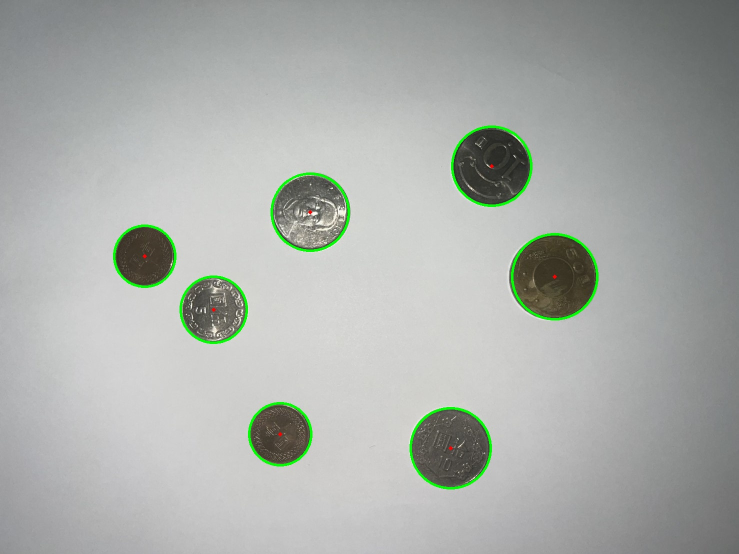
#> input picture coin_result_circles.jpg, 1477 x 1108 px (shown at 1/2 size); its folder holds only this picture in this run
$ python coin_detector_commented.py --image coin_result_circles.jpg
#> lines starting #> are read from the running program, lines starting #| are printed output that depends on the picture; after the words box and inside, x2 and y2 are one past the last pixel; in counts of white or black regions, pixels touching at a corner belong together
#!/usr/bin/env python3
# -*- coding: utf-8 -*-
"""
硬幣偵測與分類系統 (適用台灣 1 / 5 / 10 / 50 元硬幣)
-------------------------------------------------
流程：
1. 使用 HoughCircles 偵測影像中的圓形（硬幣輪廓）
2. 擷取每個圓形區域的特徵（半徑、平均色相、飽和度）
3. 以 KMeans 將特徵分群（最多 4 群，對應 1/5/10/50 元）
4. 根據群心排序及飽和度分配面額
5. 在輸出影像上標註面額並顯示硬幣總數
使用方式：
    python coin_detector_v2.py --image coin_img.jpg
"""

import cv2, argparse, numpy as np
from collections import Counter
from pathlib import Path

def detect_and_classify(image_path, output_prefix="result"):
    # 讀取輸入影像
#> called with image_path = 'coin_result_circles.jpg', output_prefix = 'result'
    img_bgr = cv2.imread(image_path)
#> img_bgr is the input picture: shape (1108, 1477, 3); mean B, G, R 169.1, 173, 169.4
    if img_bgr is None:
        raise FileNotFoundError(image_path)

    # 取得影像尺寸（高、寬）
    h, w = img_bgr.shape[:2]
#> h = 1108; w = 1477

    # 轉成灰階並進行中值濾波以減少雜訊
    img_gray = cv2.cvtColor(img_bgr, cv2.COLOR_BGR2GRAY)
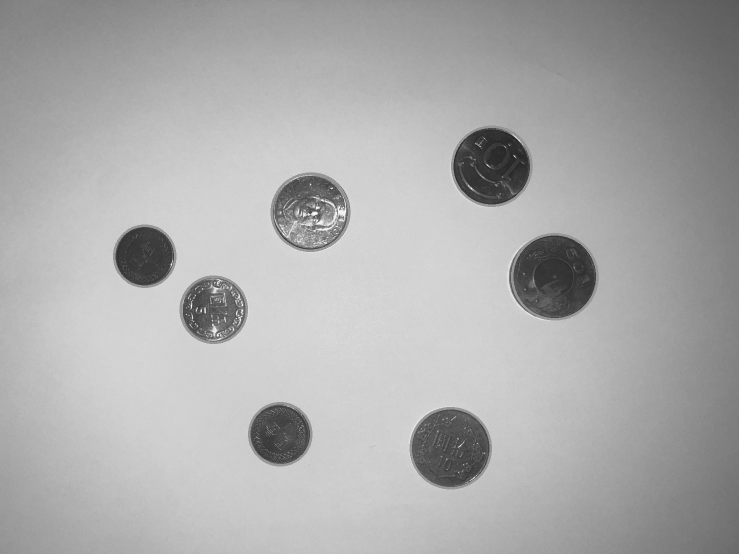
#> img_gray: shape (1108, 1477) (shown at 1/2 size); min 18, max 254, mean 171.5
    img_blur = cv2.medianBlur(img_gray, 5)

    # ---- Hough 轉換偵測圓形 ----
    minR = max(15, int(min(h, w) * 0.03))   # 最小半徑（依比例）
#> minR = 33
    maxR = int(min(h, w) * 0.12)            # 最大半徑（依比例）
#> maxR = 132

    circles = cv2.HoughCircles(
        img_blur, cv2.HOUGH_GRADIENT, dp=1.2, minDist=int(min(h, w) * 0.12),
        param1=100, param2=30, minRadius=minR, maxRadius=maxR
    )
#> circles = [[1108.2, 552.6, 82.08], [985.8, 331.8, 79.2], [899.4, 898.2, 79.8], [426.6, 618.6, 69.12], [624.6, 423, 76.32], [557.4, 868.2, 61.92], [287.4, 509.4, 61.2]]

    # 儲存合法的圓座標 (x, y, r)
    detected = []
    if circles is not None:
        circles = np.round(circles[0, :]).astype(int)
#> circles = [[1108, 553, 82], [986, 332, 79], [899, 898, 80], [427, 619, 69], [625, 423, 76], [557, 868, 62], [287, 509, 61]]
        for x, y, r in circles:
            # 過濾掉超出邊界的圓
            if 0 <= x < w and 0 <= y < h and x - r > 0 and y - r > 0 and x + r < w and y + r < h:
                detected.append((x, y, r))
#> this loop made 7 passes
#> after the loop, detected = [(1108, 553, 82), (986, 332, 79), (899, 898, 80), (427, 619, 69), (625, 423, 76), (557, 868, 62), (287, 509, 61)]

    # ---- 將偵測結果畫出（綠色圓、紅點中心） ----
    drawn = img_bgr.copy()
    for (x, y, r) in detected:
        cv2.circle(drawn, (x, y), r, (0, 255, 0), 3)
        cv2.circle(drawn, (x, y), 2, (0, 0, 255), 3)
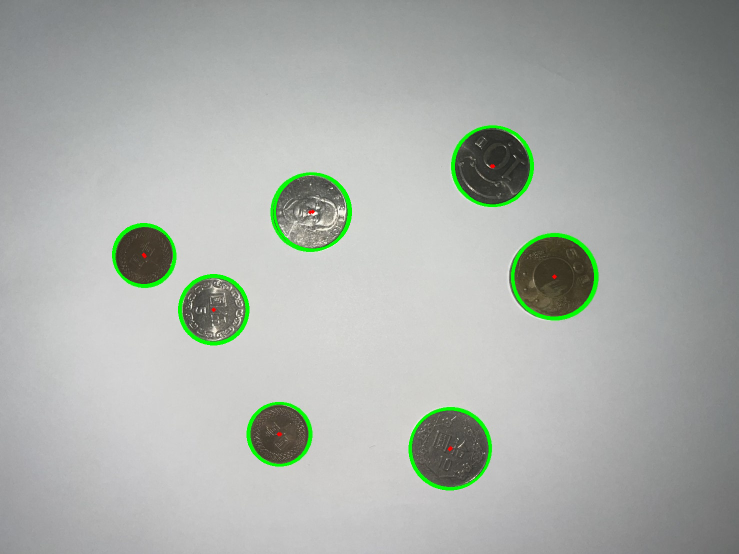
#> drawn: shape (1108, 1477, 3) (shown at 1/2 size); 0.97% of pixels changed, all inside (x1, y1, x2, y2) = (224, 251, 1193, 981)
    cv2.imwrite(f"{output_prefix}_circles.jpg", drawn)

    # ---- 擷取每個硬幣的顏色特徵 (HSV) ----
    img_hsv = cv2.cvtColor(img_bgr, cv2.COLOR_BGR2HSV)
#> img_hsv: shape (1108, 1477, 3); mean H, S, V 55.4, 9.5, 173.6
    features = []
    for (x, y, r) in detected:
        Y, X = np.ogrid[:h, :w]
        # 建立圓形遮罩區域
        mask = (X - x) ** 2 + (Y - y) ** 2 <= int(r * 0.9) ** 2
        hsv = img_hsv[mask]
        # 計算平均色相與飽和度
        mean_h, mean_s = float(np.mean(hsv[:, 0])), float(np.mean(hsv[:, 1]))
        features.append([r, mean_h, mean_s])
#> this loop made 7 passes
#> (x, y, r, mean_h, mean_s) on passes 1 to 7: (1108, 553, 82, 22.49, 94.37), (986, 332, 79, 34.97, 27.97), (899, 898, 80, 21.12, 29.22), (427, 619, 69, 24.05, 27.99), (625, 423, 76, 29.13, 19.81), (557, 868, 62, 16.48, 66.56), (287, 509, 61, 17.59, 79.66)
#> pass 1, in detect_and_classify, `mask = (X - x) ** 2 + (Y - y) ** 2 <= int(r * 0.9) ** 2`:
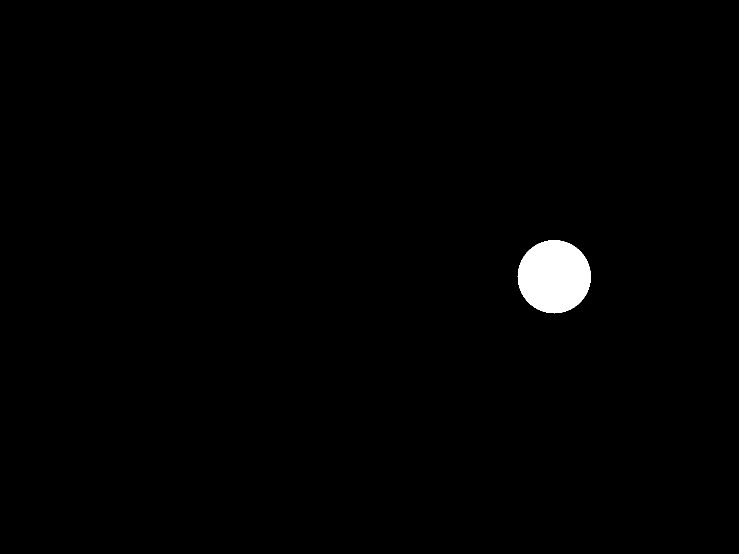
#> mask: shape (1108, 1477) bool (shown at 1/2 size); 1% white; 1 white region, box (x1, y1, x2, y2) and area: (1035, 480, 1182, 627) 16729
#> pass 3, in detect_and_classify, `mask = (X - x) ** 2 + (Y - y) ** 2 <= int(r * 0.9) ** 2`:
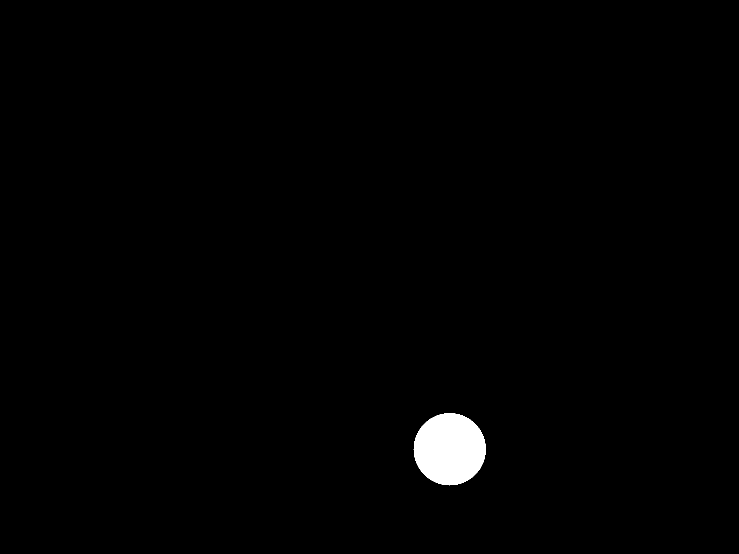
#> mask: shape (1108, 1477) bool (shown at 1/2 size); 0.99% white; 1 white region, box (x1, y1, x2, y2) and area: (827, 826, 972, 971) 16241
#> after the loop, features = [[82, 22.49, 94.37], [79, 34.97, 27.97], [80, 21.12, 29.22], [69, 24.05, 27.99], [76, 29.13, 19.81], [62, 16.48, 66.56], [61, 17.59, 79.66]]
    features = np.array(features, dtype=np.float32)

    # ---- 使用 KMeans 進行分群 ----
    k = min(4, max(1, len(features)))  # 最多分四群（對應 4 種面額）
#> k = 4
    labels = np.zeros(len(features), dtype=int)
#> labels = [0, 0, 0, 0, 0, 0, 0]
    centers = None

    if len(features) > 0:
        criteria = (cv2.TERM_CRITERIA_EPS + cv2.TERM_CRITERIA_MAX_ITER, 200, 0.001)
#> criteria = (3, 200, 0.001)
        _, labels, centers = cv2.kmeans(features, k, None, criteria, 10, cv2.KMEANS_PP_CENTERS)
#> labels = [2, 0, 3, 3, 0, 1, 1]; centers = [[77.5, 32.05, 23.89], [61.5, 17.04, 73.11], [82, 22.49, 94.37], [74.5, 22.59, 28.61]]

    # ---- 依據半徑大小推測面額 ----
    denoms_present = [1, 5, 10, 50][:k]  # 限制在已知面額數量內
#> denoms_present = [1, 5, 10, 50]
    cluster_to_denom = {}

    if centers is not None:
        order = np.argsort(centers[:, 0])  # 以半徑排序（由小到大）
#> order = [1, 3, 0, 2]
        for rank, c in enumerate(order):
            cluster_to_denom[c] = denoms_present[rank]
#> this loop made 4 passes
#> c on passes 1 to 4: 1, 3, 0, 2
#> after the loop, cluster_to_denom = {1: 1, 3: 5, 0: 10, 2: 50}

        # 若有四群，進一步用飽和度推估金色 50 元
        if k == 4:
            likely_gold = int(np.argmax(centers[:, 2]))  # 飽和度最高的群
#> likely_gold = 2
            cluster_to_denom[likely_gold] = 50
            others = [c for c in order if c != likely_gold]
#> others = [1, 3, 0]
            for c, d in zip(others, [1, 5, 10]):
                cluster_to_denom[c] = d
#> this loop made 3 passes
#> (c, d) on passes 1 to 3: (1, 1), (3, 5), (0, 10)

    # ---- 繪製標籤與統計數量 ----
    counts = Counter()
    labeled = img_bgr.copy()

    for i, (x, y, r) in enumerate(detected):
        lbl = int(labels[i]) if len(features) > 0 else 0
        denom = cluster_to_denom.get(lbl, 0)
        if denom:
            counts[denom] += 1
        # 在硬幣位置標上預測面額
        cv2.putText(labeled, str(denom) if denom else "coin", (x - r, y - r - 5),
                    cv2.FONT_HERSHEY_SIMPLEX, 0.8, (255, 0, 0), 2)
#> this loop made 7 passes
#> (x, y, r, lbl, denom) on passes 1 to 7: (1108, 553, 82, 2, 50), (986, 332, 79, 0, 10), (899, 898, 80, 3, 5), (427, 619, 69, 3, 5), (625, 423, 76, 0, 10), (557, 868, 62, 1, 1), (287, 509, 61, 1, 1)
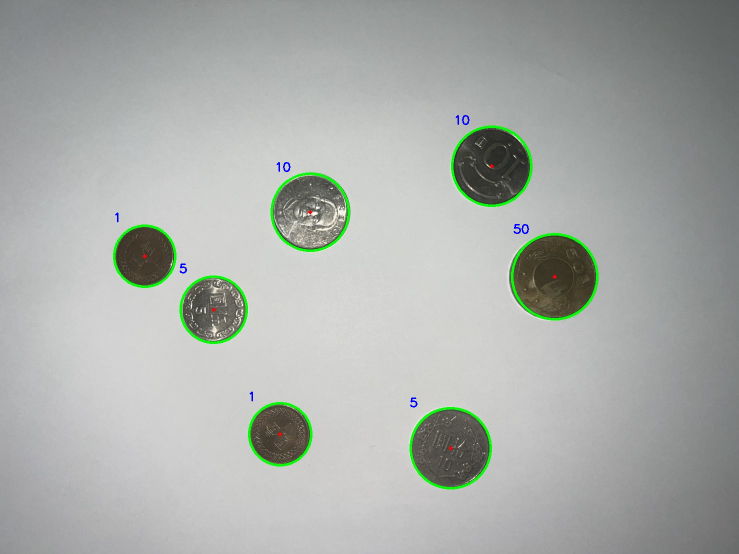
#> labeled: shape (1108, 1477, 3) (shown at 1/2 size); 0.07% of pixels changed, all inside (x1, y1, x2, y2) = (230, 230, 1058, 815)
#> after the loop, counts = {50: 1, 10: 2, 5: 2, 1: 2}

    # ---- 顯示總硬幣數量 Overlay ----
    overlay = labeled.copy()
    cv2.rectangle(overlay, (10, 10), (10 + 280, 10 + 64), (0, 0, 0), -1)
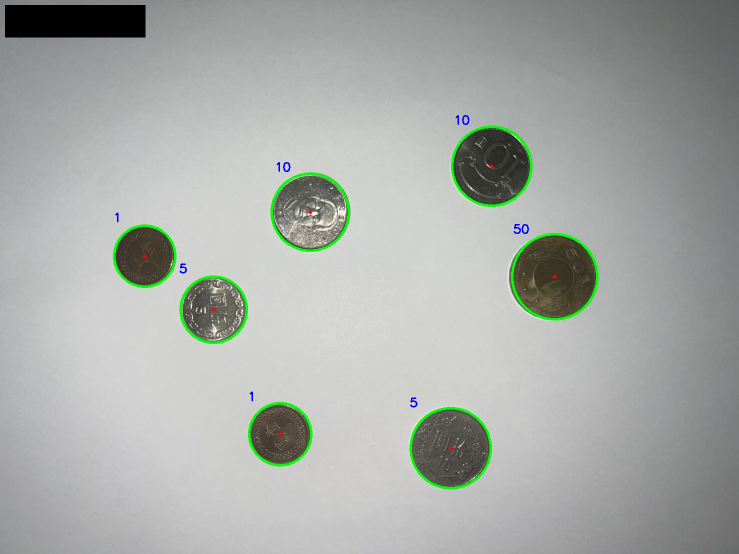
#> overlay: shape (1108, 1477, 3) (shown at 1/2 size); 1.12% of pixels changed, all inside (x1, y1, x2, y2) = (10, 10, 291, 75)
    alpha = 0.38
    labeled = cv2.addWeighted(overlay, alpha, labeled, 1 - alpha, 0)
    text = f"Total coins: {len(detected)}"
#> text = 'Total coins: 7'
    cv2.putText(labeled, text, (24, 56), cv2.FONT_HERSHEY_SIMPLEX, 1.2, (255, 255, 255), 3, cv2.LINE_AA)
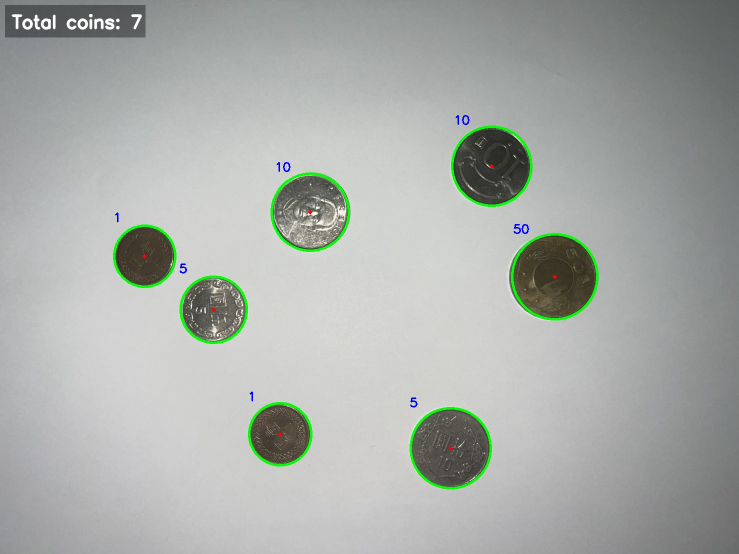
#> labeled: shape (1108, 1477, 3) (shown at 1/2 size); mean B, G, R 168.8, 172.6, 168.9

    # 輸出結果影像
    cv2.imwrite(f"{output_prefix}_labeled.jpg", labeled)

    return len(detected), dict(counts)

if __name__ == "__main__":
    # ---- 命令列參數解析 ----
    ap = argparse.ArgumentParser()
    ap.add_argument("--image", required=True, help="path to coin image")
    ap.add_argument("--out", default="result", help="output prefix")
    args = ap.parse_args()

    # 執行主函式
    total, counts = detect_and_classify(args.image, args.out)
#> total = 7; counts = {50: 1, 10: 2, 5: 2, 1: 2}
    print("Total coins:", total)
#| Total coins: 7
    print("Counts:", counts)
#| Counts: {50: 1, 10: 2, 5: 2, 1: 2}
